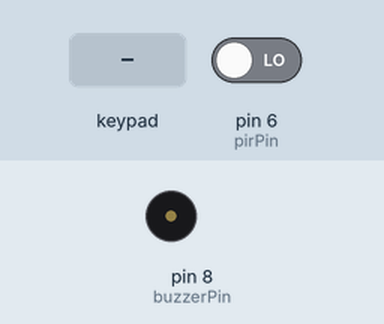
This sketch was run on a simulated Arduino Uno, built with avr-gcc and run on an emulated ATmega328P. On the bench: buzzer (waves = sounding). Inputs (shaded band) come from the test bench; at power-on: pin 6 (pirPin) LOW. What the sketch prints to the serial monitor is not drawn.

Above: at 1.2 s.
1.3 s: pin 6 (pirPin) driven HIGH
At 1.7 s:
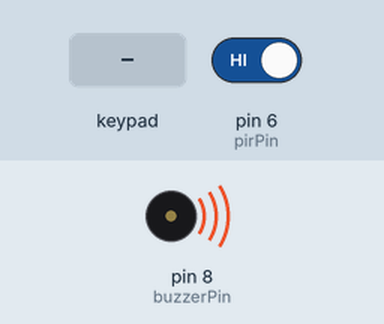
2.8 s: key '1' pressed
4.3 s: keypad keys 1 1 1 1 # pressed 0.4 s apart
7.8 s: key 'A' pressed
9.3 s: keypad keys 1 1 1 1 * pressed 0.4 s apart
12.8 s: key 'B' pressed
Timing chart, 0 to 15.3 s (numbered marks = the images above; inputs shaded):
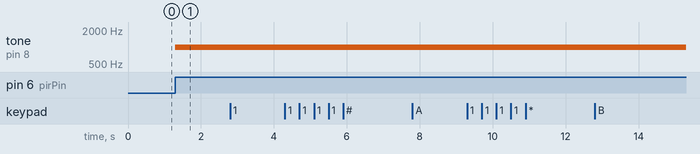

The sketch:

Pir.ino
```cpp
#include <Keypad.h>

// ------------ PINES ------------
#define pirPin 6
#define buzzerPin 8

// ---------- KEYPAD ----------
const byte FILAS = 4;
const byte COLUMNAS = 4;

char teclas[FILAS][COLUMNAS] = {
  {'1','2','3','A'},
  {'4','5','6','B'},
  {'7','8','9','C'},
  {'*','0','#','D'}
};

byte pinesFilas[FILAS] = {2, 3, 4, 5};
byte pinesColumnas[COLUMNAS] = {10, 11, 12, 13};

Keypad keypad = Keypad(makeKeymap(teclas), pinesFilas, pinesColumnas, FILAS, COLUMNAS);

// -------- VARIABLES --------
bool alarmaActiva = false;
String codigoIngresado = "";
String codigoCorrecto = "1111";

void setup() {
  Serial.begin(9600);

  pinMode(pirPin, INPUT);
  pinMode(buzzerPin, OUTPUT);

  noTone(buzzerPin);

  Serial.println("Sistema listo.");
  Serial.println("Esperando movimiento...");
}

void loop() {

  // ----- DETECCIÓN PIR -----
  int estadoPIR = digitalRead(pirPin);

  if (estadoPIR == HIGH && !alarmaActiva) {
    alarmaActiva = true;
    tone(buzzerPin, 1000);
    Serial.println("⚠️ Movimiento detectado — ALARMA ACTIVADA");
  }

  // ----- LECTURA KEYPAD -----
  char tecla = keypad.getKey();
  if (tecla) {

    Serial.print("Tecla: ");
    Serial.println(tecla);

    if (tecla == '#') { // confirmar
      if (codigoIngresado == codigoCorrecto) {

        Serial.println("Código correcto — Alarma APAGADA por 30 segundos");
        noTone(buzzerPin);
        alarmaActiva = false;

        delay(30000);  // ← 30 segundos

        Serial.println("Sistema reiniciado. Esperando movimiento...");
        codigoIngresado = "";
      }
      else {
        Serial.println("Código incorrecto");
        codigoIngresado = "";
      }
    }
    else {
      codigoIngresado += tecla;
    }
  }
}
```

Measured:
- after the input at 1.3 s, tone on pin 8 (buzzerPin): silent → 1000 Hz at once
- after the input at 2.8 s, every drawn part: stays the same
- after the input at 4.3 s, every drawn part: stays the same
- after the input at 7.8 s, every drawn part: stays the same
- after the input at 9.3 s, every drawn part: stays the same
- after the input at 12.8 s, every drawn part: stays the same
